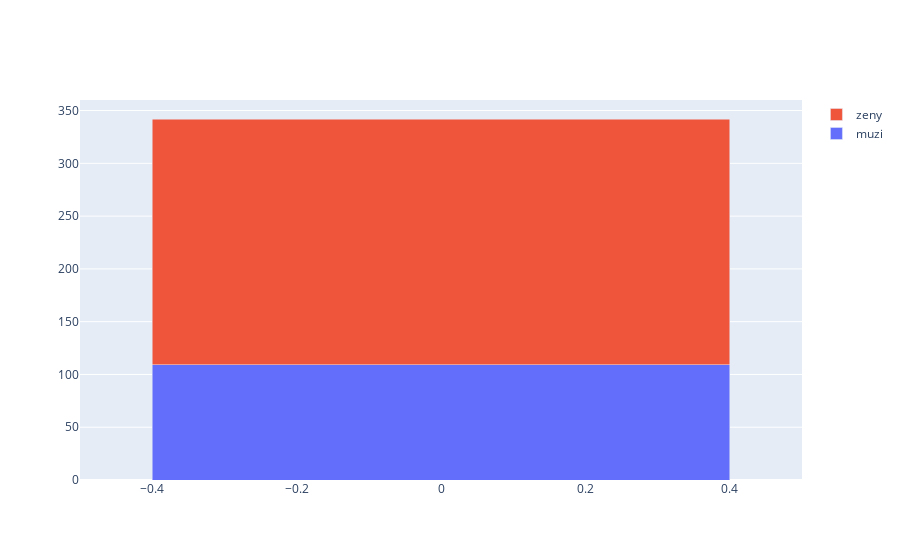

Source (notebook cell):
### Code cell
fig = go.Figure()

male_bar_trace = go.Bar(name='muzi', y=df_filtered.loc['male'])
female_bar_trace = go.Bar(name='zeny', y=df_filtered.loc['female'])
fig.add_traces([male_bar_trace, female_bar_trace])

fig.update_layout(
                 barmode='stack')

fig.show()

### Figure 1 — Plotly figure (JSON) as saved in the notebook; plotly's stock layout.template omitted (floating-point values rounded to 4 significant figures)
{"data": [{"name": "muzi", "type": "bar", "y": [109]}, {"name": "zeny", "type": "bar", "y": [233]}], "layout": {"autosize": true, "barmode": "stack", "xaxis": {"autorange": true, "range": [-0.5, 0.5]}, "yaxis": {"autorange": true, "range": [0, 360], "type": "linear"}}}
